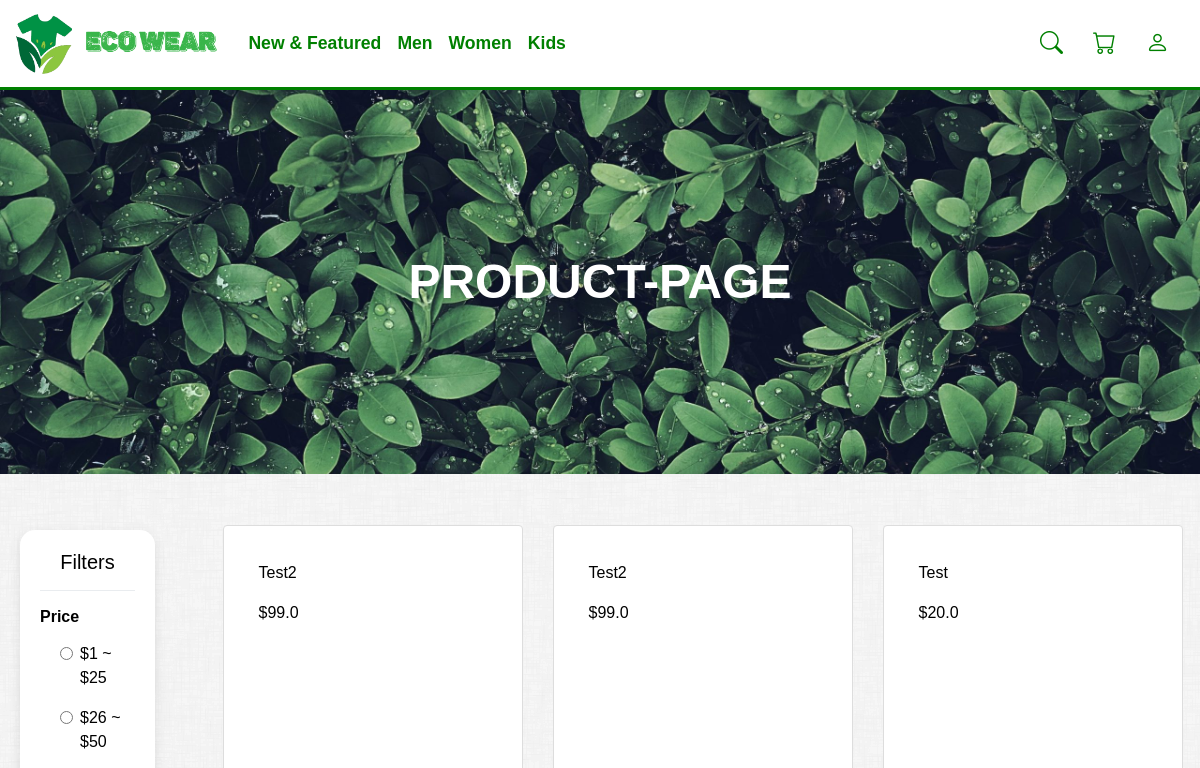
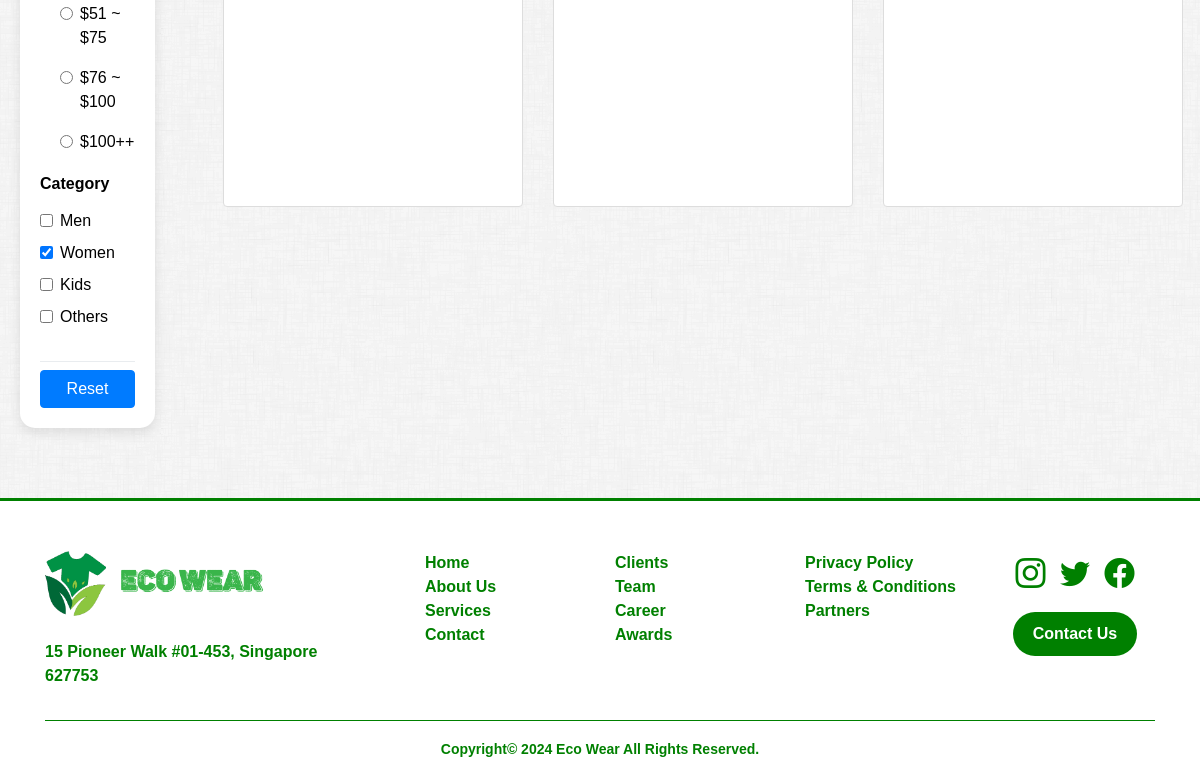
Page /category/women on the earlier database version (2 pictures, top to bottom).
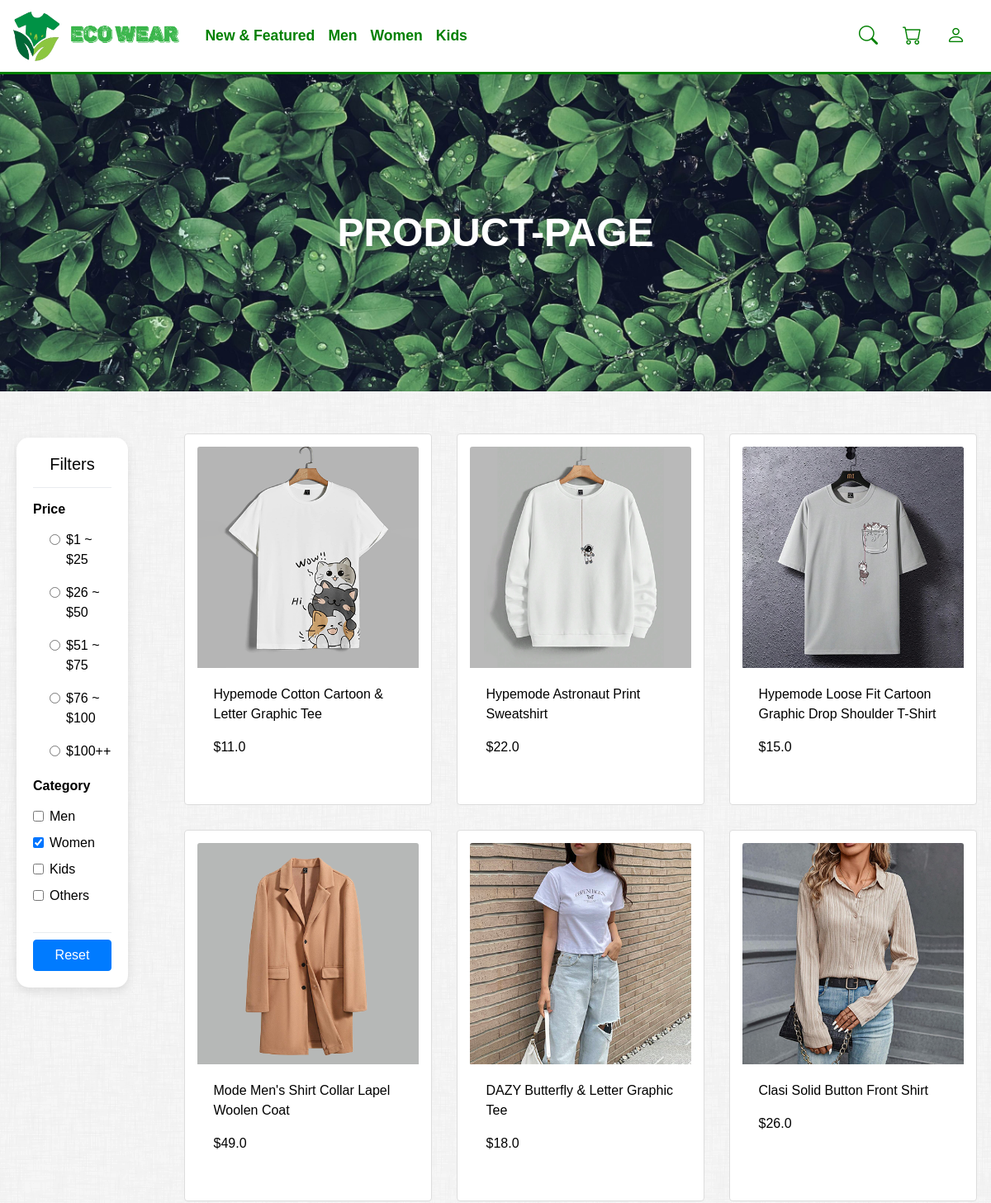
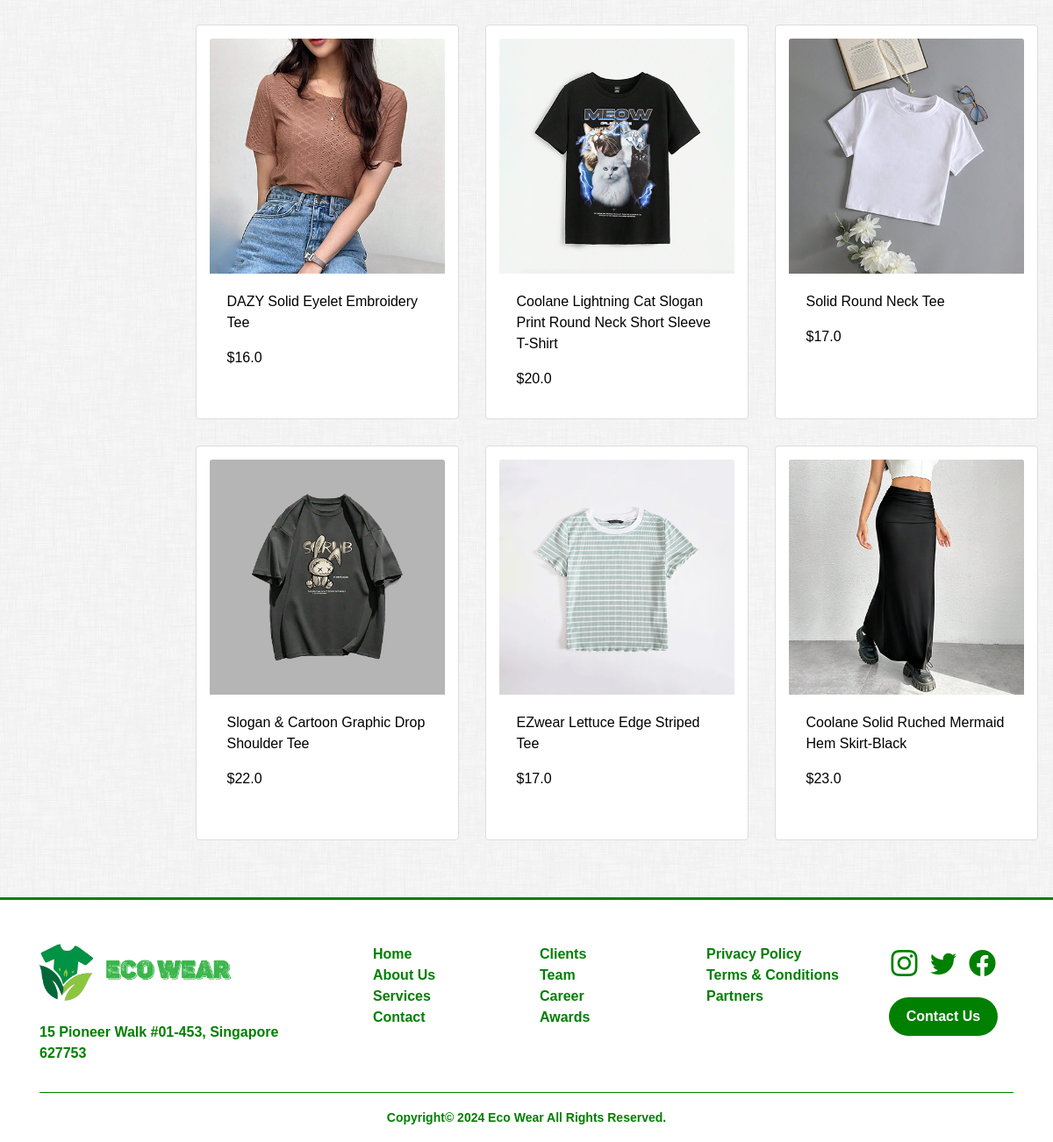
Same page on the later database version (2 pictures, top to bottom).
### tables this page shows
CREATE TABLE products (
            ProductID INTEGER PRIMARY KEY AUTOINCREMENT,
            image TEXT,
            name TEXT,
            price REAL,
            category TEXT,
            stock INTEGER,
            description TEXT,
            size TEXT
        );

### __init__.py (the view)
@app.route('/category/women')
def women_category():
    product_manager = ProductManager()
    women_products = product_manager.get_products_by_category('women')
    product_manager.close_connection()
    ProductFilterForm = ProductFilter(request.form)
    ProductFilterForm.category_women.data = True
    return render_template('Product.html', products=women_products, category='Women',form=ProductFilterForm)

### Form.py
class ProductFilter(Form):
    category_men = BooleanField('Men')
    category_women = BooleanField('Women')
    category_kids = BooleanField('Kids')
    category_others = BooleanField('Others')
    pricerange = RadioField('Price', choices=[
        ('1-25', '$1 ~ $25'),
        ('26-50', '$26 ~ $50'),
        ('51-75', '$51 ~ $75'),
        ('76-100', '$76 ~ $100'),
        ('100-999', '$100++')
    ])

### Product.py (called while the page is built)
    def get_products_by_category(self, category, price_range=None):
        if category and price_range:
            self.cursor.execute("SELECT * FROM products WHERE category LIKE ? AND price BETWEEN ? AND ?", ('%' + category + '%', price_range.split('-')[0], price_range.split('-')[1]))
        elif category:
            self.cursor.execute("SELECT * FROM products WHERE category LIKE ?", ('%' + category + '%',))
        elif price_range:
            self.cursor.execute("SELECT * FROM products WHERE price BETWEEN ? AND ?", (price_range.split('-')[0], price_range.split('-')[1]))
        else:
            self.cursor.execute("SELECT * FROM products")
        products_data = self.cursor.fetchall()
        return [Product(*data) for data in products_data]

    def close_connection(self):
        self.conn.close()

### __init__.py (called while the page is built)
@app.before_request
def before_request():
    global session_cleared
    if not session_cleared:
        session.clear()
        session_cleared = True

### templates/Product.html (shortened to what this page needs)
{% extends "base.html" %}
{% block content %}
<header class="banner mb-3" style="background-image: url({{ url_for('static', filename='image/green-leaves.jpg') }});">
<div class=" d-flex h-100 align-items-center">
      <div class="mx-auto text-center Text-Outline">
        <h1 class="mx-auto my-0 text-uppercase">Product-page</h1>
      </div>
    </div>
</header>
<div class="containter productpg">
    <div class="row">
        <div class="col-2">
            <div class="FilterWrap">
                <section id="filters">
                    <h5 class="text-center mb-3">Filters</h5>
                    <div class="dropdown-divider"></div>
                    <form id="filterform" method="post" action="{{ url_for('Productpage') }}">
                    <section class="mb-1 mt-3">
                        <h6 class="font-weight-bold mb-3">Price</h6>
                        <div class="pl-4">
                            {% for radio in form.pricerange %}
                            <div class="form-check pl-3">
                                 {{ radio(class="form-check-input", onchange="submitForm()") }}
                                <label>{{ radio.label }}</label>
                            </div>
                            {% endfor %}
                        </div>
                    </section>
                    <section class="mb-4">
                        <h6 class="font-weight-bold mb-3">Category</h6>
                        <div class="form-check">
                        {{ form.category_men(class="form-check-input", onchange="submitForm()") }}
                        <label class="form-check-label">{{ form.category_men.label }}</label>
                        </div>
                        <div class="form-check">
                        {{ form.category_women(class="form-check-input", onchange="submitForm()") }}
                        <label class="form-check-label">{{ form.category_women.label }}</label>
                        </div>
                        <div class="form-check">
                        {{ form.category_kids(class="form-check-input", onchange="submitForm()") }}
                        <label class="form-check-label">{{ form.category_kids.label }}</label>
                        </div>
                        <div class="form-check">
                        {{ form.category_others(class="form-check-input", onchange="submitForm()") }}
                        <label class="form-check-label">{{ form.category_others.label }}</label>
                        </div>
                    </section>
                </form>
                        <div class="dropdown-divider"></div>
                <form method="POST" action="/Product">
                    <div class="text-center"><input type="submit" name="reset_button" value="Reset" class="btn btn-primary w-100"></div>
                </form>
                </section>
            </div>
        </div>
        <div class="col-10">
            <div class="product-container">
                {% for product in products %}
                    <a href="{{ url_for('display_product', product_id=product.id) }}">
                        <div class="card product-card">
                          <img src="{{ url_for('static', filename='image/' + product.image_path) }}" class="card-img-top" alt="">
                          <div class="card-body">
                            <p class="card-text">{{ product.name }}</p>
                            <p class="card-text">${{ product.price }}</p>
                          </div>
                        </div>
                    </a>
                {% endfor %}
            </div>
        </div>
    </div>
</div>
{% endblock %}

### templates/base.html (shortened to what this page needs)
<!DOCTYPE html>
<html lang="en">
<head>
<link href="{{ url_for('static', filename='assets/bootstrap/css/bootstrap.min.css') }}" rel="stylesheet">
<link href="{{ url_for('static', filename='assets/bootstrap-icons/bootstrap-icons.css') }}" rel="stylesheet">
<link href="{{ url_for('static', filename='assets/style.css') }}" rel="stylesheet">
</head>
<body style="background-image: url({{ url_for('static', filename='image/dust_scratches.png') }});">
{% block navbar %}
    {% include 'includes/_navbar.html' %}
{% endblock %}
<section>
{% block content %}
{% endblock %}
</section>
{% block footer %}
    {% include 'includes/_footer.html' %}
{% endblock %}
</body>
</html>

### templates/includes/_navbar.html (shortened to what this page needs)
	<nav class="navbar navbar-expand-lg navbar-light bg-light">
    <a class="navbar-brand" href="/"><img src="{{ url_for('static', filename='image/Logo.png') }}" alt="Logo" class="logo"></a>
    <div class="collapse navbar-collapse" id="navbarNav">
		<div class="float-left">
        <ul class="navbar-nav ml-auto">
            <li class="nav-item">
                <a class="nav-link" href="/">New & Featured</a>
            </li>
            <li class="nav-item">
                <a class="nav-link" href="{{ url_for('men_category') }}">Men</a>
            </li>
			<li class="nav-item">
                <a class="nav-link" href="{{ url_for('women_category') }}">Women</a>
            </li>
			<li class="nav-item">
                <a class="nav-link" href="{{ url_for('kids_category') }}">Kids</a>
            </li>
		</ul>
		</div>
		<ul class="navbar-nav ml-auto">
			<li class="nav-item">
				<a class="nav-link" href="#"><i class="bi bi-search"></i></a>
			</li>
			<li class="nav-item">
				<a class="nav-link" href="/cart"><i class="bi bi-cart"></i></a>
			</li>
            <li class="nav-item dropdown-login">
				{% if 'User_ID' in session %}
					{% if 'Role' in session and session['Role'] == 'customer' %}
						<a class="nav-link" role="button" href="/userdashboard"><i class="bi bi-person-fill"></i></a>
					{% else %}
						<a class="nav-link" role="button" href="/adminDashboard"><i class="bi bi-person-fill-gear"></i></a>
					{% endif %}
					<div class="dropdown-menu dropdown-menu-right p-4" >
						<p>Welcome, {{ session['Username'] }}</p>
						<div class="dropdown-divider"></div>
						<a class="dropdown-item" href="#"><i class="bi bi-gear"></i>Setting </a>
						<div class="dropdown-divider"></div>
						<a class="dropdown-item" href="#" onclick="confirmLogout()"> <i class="bi bi-box-arrow-right "></i> Logout</a>
					</div>
				{% else %}
					<a class="nav-link" role="button" href="/login">
						<i class="bi bi-person"></i>
					</a>
				{% endif %}
            </li>
        </ul>
    </div>
</nav>

### templates/includes/_footer.html
<footer class="footer">
      <div class="container">
        <div class="row">
          <div class="col-md-4 pr-md-5">
              <img src="{{ url_for('static', filename='image/Logo.png') }}" alt="logo" style="width:auto; height:65px;" class="mb-4">
              <p style="font-weight:bold;">15 Pioneer Walk #01-453, Singapore 627753</p>
          </div>
          <div class="col-md">
            <ul class="list-unstyled nav-links">
              <li><a href="#">Home</a></li>
              <li><a href="#">About Us</a></li>
              <li><a href="#">Services</a></li>
              <li><a href="/contactUs">Contact</a></li>
            </ul>
          </div>
          <div class="col-md">
            <ul class="list-unstyled nav-links">
              <li><a href="#">Clients</a></li>
              <li><a href="#">Team</a></li>
              <li><a href="#">Career</a></li>
              <li><a href="#">Awards</a></li>
            </ul>
          </div>
          <div class="col-md">
            <ul class="list-unstyled nav-links">
              <li><a href="#">Privacy Policy</a></li>
              <li><a href="#">Terms &amp; Conditions</a></li>
              <li><a href="#">Partners</a></li>
            </ul>
          </div>
          <div class="col-md text-md-center">
            <ul class="social list-unstyled">
              <li><a href="https://www.instagram.com/"><i class="bi bi-instagram"></i></a></li>
              <li><a href="https://twitter.com/"><i class="bi bi-twitter"></i></a></li>
              <li><a href="https://www.facebook.com/"><i class="bi bi-facebook"></i></a></li>
            </ul>
            <span><a href="/contactUs" class="btn btn-tertiary mt-3" >Contact Us</a></span>
          </div>
        </div>
        <div class="row ">
          <div class="col-12 text-center">
            <div class="copyright mt-3 pt-3">
              <p><small  style="font-weight:bold;">Copyright&copy; 2024 Eco Wear All Rights Reserved. </small></p>
            </div>
          </div>
        </div>
      </div>
    </footer>

### static/assets/style.css (style rules this page uses)
.containter { padding: 0px 15px; }
body { ; font-family: 'Poppins'; color: black; font-family: Arial, sans-serif; padding: 0; margin: 0; }
ul { list-style-type: none; margin: 0; padding: 0; }
.navbar { height: 90px; border-bottom: 3px solid #008000; font-size: 1.1em; font-weight: bold; background-color: white!important; }
.navbar img { width: auto; height: 60px; }
.nav-link { color: green!important; position: relative; transition: all 0.4s; }
.navbar .nav-link { padding: 30px 0px; }
.nav-item .bi { font-size:23px; font-weight:bold; padding: 0px 7px; }
.footer { border-top: 3px solid #008000; color: #008000; background-color:white; padding-top:50px; }
.copyright { border-top:1px solid #008000; }
.footer a { color:green; font-weight:bold; }
.btn.btn-tertiary { background-color: #008000; color: white; border-radius: 30px; border: none; padding: 10px 20px; }
.social li { display: inline-block; padding:0px 5px; font-size:30px; }
.social li a i { width:auto; height: 25px; }
.productpg { padding: 20px 0px 50px 0px; }
.product-container { display: flex; flex-wrap: wrap; justify-content: center; }
.product-card { border: 1px solid #ddd; padding: 15px; margin: 15px; width: 300px; height:450px; }
.product-container a { text-decoration: none; color:black; }
.FilterWrap { box-shadow: rgba(0, 0, 0, 0.1) 0px 4px 12px; border-top-right-radius: 15px 15px; border-bottom-right-radius: 15px 15px; border-top-left-radius: 15px 15px; border-bottom-left-radius: 15px 15px; padding: 20px; margin: 20px; background-color:white; }
.banner { position:relative; width:100%; height:300px; min-height:8rem; padding:12rem 0; background:linear-gradient(to bottom,rgba(22,22,22,.3) 0,rgba(22,22,22,.7) 75%,#161616 100%); background-position:center; background-repeat:no-repeat; background-attachment:scroll; background-size:cover; color: white; }
.banner h1 { margin: 0 0 10px 0; font-size: 48px; font-weight: 750; line-height: 56px; color: #fff; }

Differences in the rows shown:
no longer on this page (row edited): products: name "Test2", price "99.0"
no longer on this page (row edited): products: name "Test2", price "99.0"
no longer on this page (row edited): products: name "Test", price "20.0"
added products: image (picture), name "Hypemode Cotton Cartoon & Letter Graphic Tee", price "11.0"
added products: image (picture), name "Hypemode Astronaut Print Sweatshirt", price "22.0"
added products: image (picture), name "Hypemode Loose Fit Cartoon Graphic Drop Shoulder T-Shirt", price "15.0"
now on this page (row edited): products: image (picture), name "Mode Men's Shirt Collar Lapel Woolen Coat", price "49.0"
added products: image (picture), name "DAZY Butterfly & Letter Graphic Tee", price "18.0"
added products: image (picture), name "Clasi Solid Button Front Shirt", price "26.0"
added products: image (picture), name "DAZY Solid Eyelet Embroidery Tee", price "16.0"
added products: image (picture), name "Coolane Lightning Cat Slogan Print Round Neck Short Sleeve T-Shirt", price "20.0"
added products: image (picture), name "Solid Round Neck Tee", price "17.0"
added products: image (picture), name "Slogan & Cartoon Graphic Drop Shoulder Tee", price "22.0"
added products: image (picture), name "EZwear Lettuce Edge Striped Tee", price "17.0"
added products: image (picture), name "Coolane Solid Ruched Mermaid Hem Skirt-Black", price "23.0"
